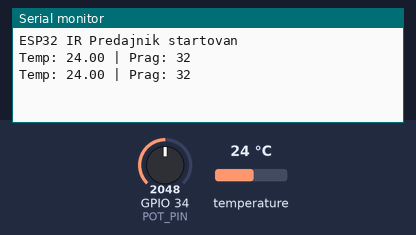
Recording of a sketch running on a simulated ESP32. Shown: the last lines printed to the serial monitor. The inputs (shaded band) are chosen by the test bench; at power-on: temperature 24 °C, GPIO 34 (POT_PIN) = 2048.

Above: at 4.5 s.
4.6 s: temperature set to 12 °C
At 7.9 s:
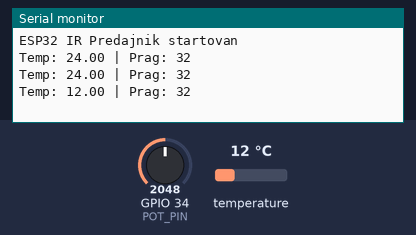
8.6 s: GPIO 34 (POT_PIN) set to 2866
At 11.4 s:
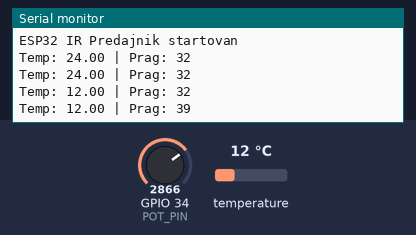
12.6 s: temperature set to 19 °C
At 13.7 s:
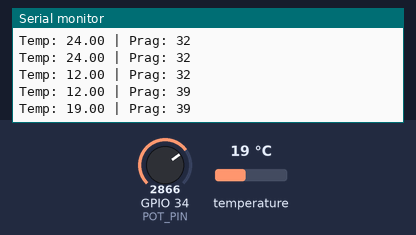
16.6 s: GPIO 34 (POT_PIN) set to 3603
At 19.5 s:
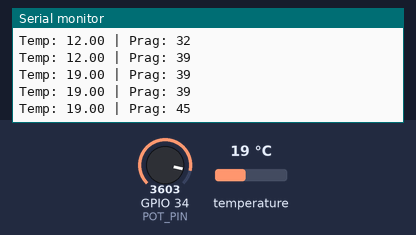
Timing chart, 0 to 21.0 s (numbered marks = the images above; inputs shaded):
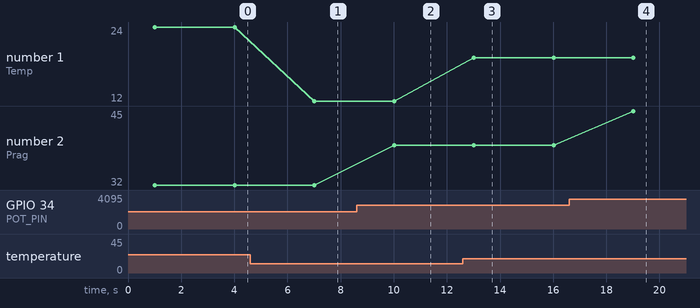

The sketch:

ESP_32_Final.ino
```cpp
#define IR_SEND_PIN 4      // IR LED predajnik (GPIO4)

#include <Arduino.h>
#include <OneWire.h>
#include <DallasTemperature.h>
#include <IRremote.hpp>

// =========================
// PINOVI
// =========================

#define ONE_WIRE_BUS 15    // DS18B20 data pin (GPIO15)
#define POT_PIN 34         // potenciometar (ADC1 GPIO34)

// =========================
// SENSOR SETUP
// =========================

OneWire oneWire(ONE_WIRE_BUS);
DallasTemperature sensors(&oneWire);

void setup() {
  Serial.begin(115200);

  sensors.begin();
  IrSender.begin(IR_SEND_PIN);

  pinMode(POT_PIN, INPUT);

  Serial.println("ESP32 IR Predajnik startovan");
}

// =========================
// LOOP
// =========================

void loop() {

  sensors.requestTemperatures();
  float temp = sensors.getTempCByIndex(0);

  if (temp == DEVICE_DISCONNECTED_C) {
    Serial.println("DS18B20 error");
    delay(2000);
    return;
  }

  int pot = analogRead(POT_PIN);

  uint32_t prag = map(pot, 0, 4095, 15, 50);
  uint32_t tempInt = (uint32_t)(temp * 100);

  // MARKERI
  uint32_t rawTemp = 0x10000000 | tempInt;
  uint32_t rawPrag = 0x20000000 | prag;

  // SEND IR
  IrSender.sendNECRaw(rawTemp, 0);
  delay(100);

  IrSender.sendNECRaw(rawPrag, 0);

  // DEBUG
  Serial.print("Temp: ");
  Serial.print(temp);
  Serial.print(" | Prag: ");
  Serial.println(prag);

  delay(2000);
}
```

Measured:
- after the input at 4.6 s, the serial monitor: prints a new line after 2.4 s (image 1)
- after the input at 8.6 s, the serial monitor: prints a new line after 1.4 s (image 2)
- after the input at 12.6 s, the serial monitor: prints a new line after 0.42 s (image 3)
- after the input at 16.6 s, the serial monitor: prints a new line after 2.4 s (image 4)
- plotted number 1: 24 → 12 after the input at 4.6 s, 12 → 19 after the input at 12.6 s
- plotted number 2: 32 → 39 after the input at 8.6 s, 39 → 45 after the input at 16.6 s
